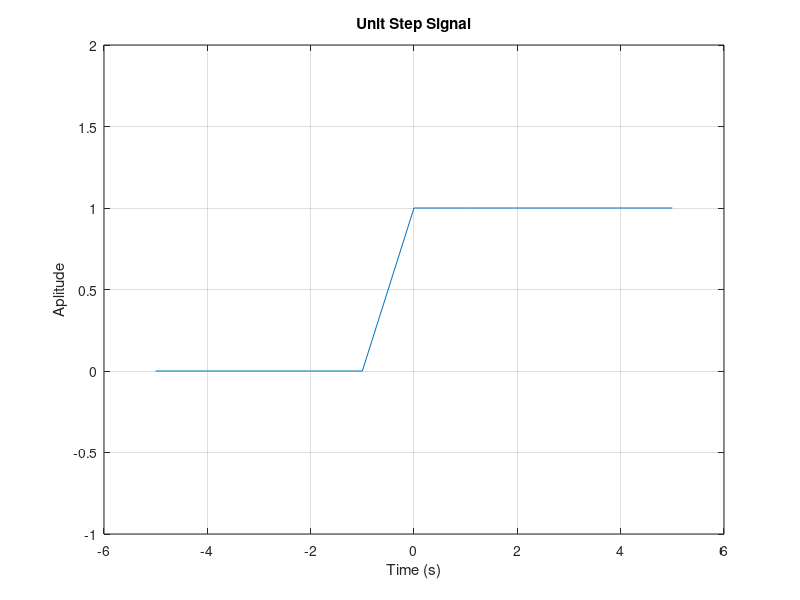

MATLAB code to generate this figure:
% Unit Step Signal
clc
clear
close all

t = -5 : 5;
x1 = 1;
x2 = 0;

x = x1.*(t>=0) + x2.*(t<0);

plot(t, x);
xlabel('Time (s)');
ylabel('Aplitude');
title('Unit Step Signal');
axis([-6, 6, -1, 2]);
grid on;
